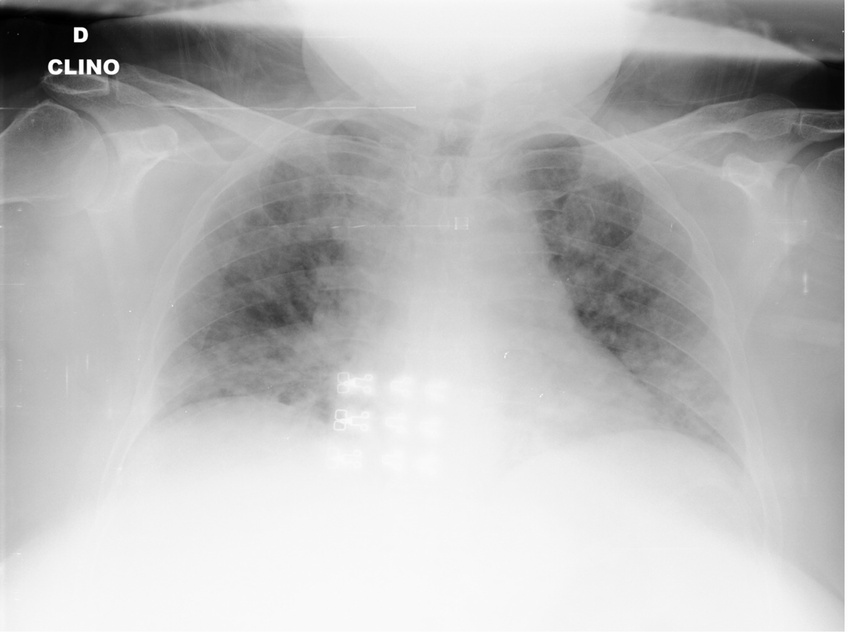
#> input picture dataset/covid/01E392EE-69F9-4E33-BFCE-E5C968654078.jpeg, 848 x 632 px, shrunk from 1989 x 1482 before the run; its folder holds only this picture in this run
$ python covid_detection.py
#> lines starting #> are read from the running program, lines starting #| are printed output that depends on the picture
import cv2
import numpy as np
from skimage.feature import local_binary_pattern
from sklearn.model_selection import train_test_split
from sklearn.svm import SVC
from sklearn.metrics import confusion_matrix, accuracy_score
import os

def extract_lbp_features(image):
    lbp = local_binary_pattern(image, P=8, R=1, method="uniform")
    (hist, _) = np.histogram(lbp.ravel(), bins=np.arange(0, 27), range=(0, 26))
    hist = hist.astype("float")
    hist /= (hist.sum() + 1e-6)
    return hist

total_files = 0
for label in ['covid', 'normal']:
    image_folder = f'dataset/{label}'
    total_files += len(os.listdir(image_folder))
#> pass 2 of the loop `for label in ['covid', 'normal']:`:

data = []
labels = []
processed_files = 0

for label in ['covid', 'normal']:
    image_folder = f'dataset/{label}'
    for filename in os.listdir(image_folder):
        processed_files += 1

        os.system('cls' if os.name == 'nt' else 'clear')
        print(f'Analisando imagem: {filename} ({processed_files}/{total_files} - {processed_files/total_files:.2%} concluído)')
        image_path = os.path.join(image_folder, filename)
        image = cv2.imread(image_path, cv2.IMREAD_GRAYSCALE)
#> image is the input picture: shape (632, 848); min 0, max 255, mean 186.8
        if image is not None:
            features = extract_lbp_features(image)
#> in extract_lbp_features, `lbp = local_binary_pattern(image, P=8, R=1, method="uniform")`:
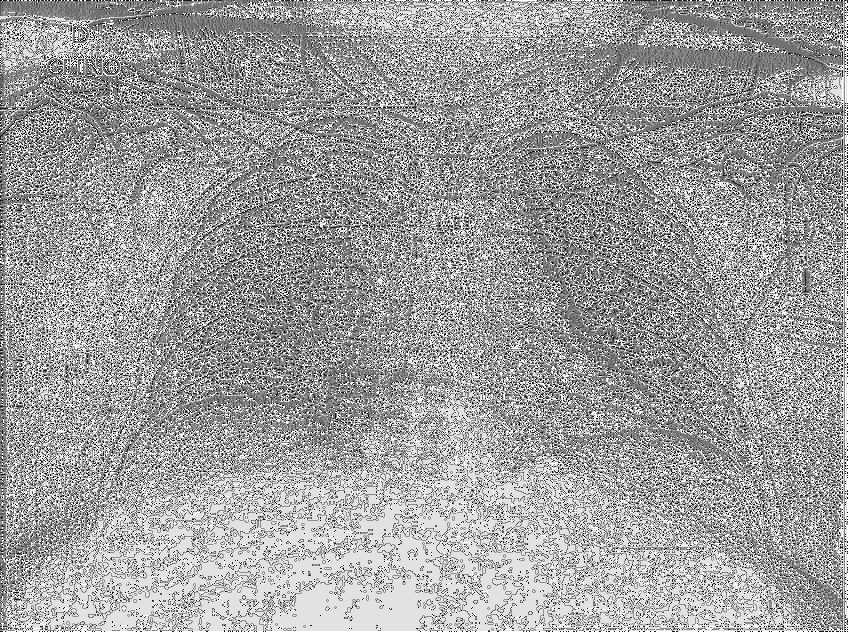
#> lbp: shape (632, 848) float64; min 0, max 9, mean 5.6; drawn with min black and max white
#> in extract_lbp_features, `(hist, _) = np.histogram(lbp.ravel(), bins=np.arange(0, 27), range=(0,..`: hist = 26 values, max 122147 at index 8, min 0 at index 10, mean 20612.9
#> in extract_lbp_features, `hist /= (hist.sum() + 1e-6)`: hist = 26 values, max 0.228 at index 8, min 0 at index 10, mean 0.0385
#> features has the same summary as hist in extract_lbp_features
            data.append(features)
            labels.append(1 if label == 'covid' else 0)
#> pass 2 of the loop `for label in ['covid', 'normal']:`:
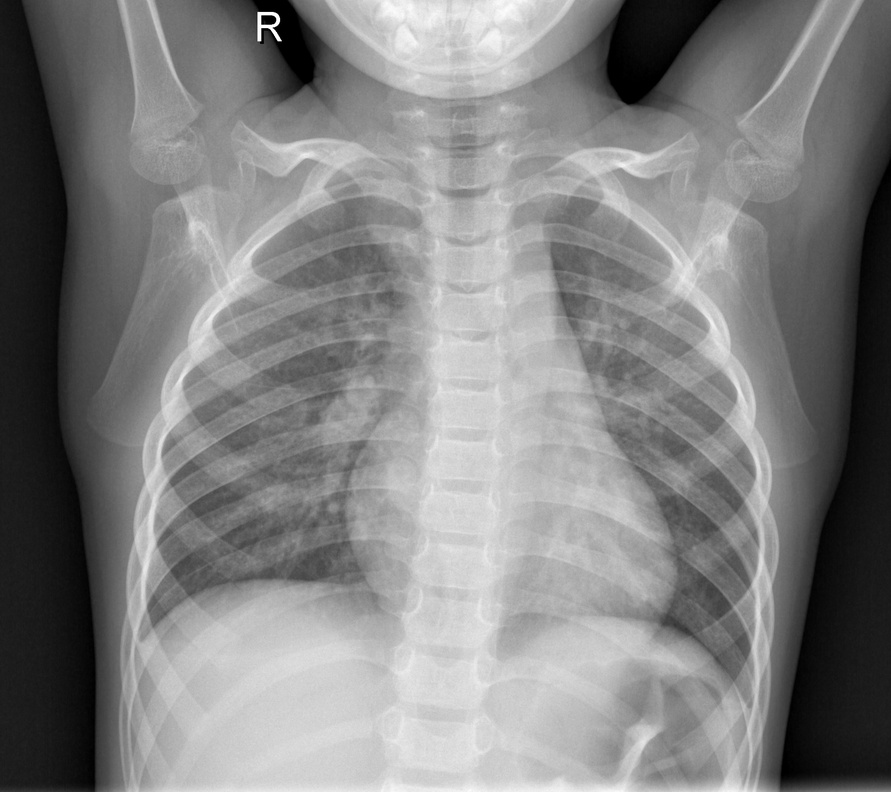
#> input picture dataset/normal/IM-0115-0001.jpeg, 891 x 792 px, shrunk from 2090 x 1858 before the run
#> image is the input picture: shape (792, 891); min 0, max 255, mean 128.9
#> in extract_lbp_features (call 2), `lbp = local_binary_pattern(image, P=8, R=1, method="uniform")`:
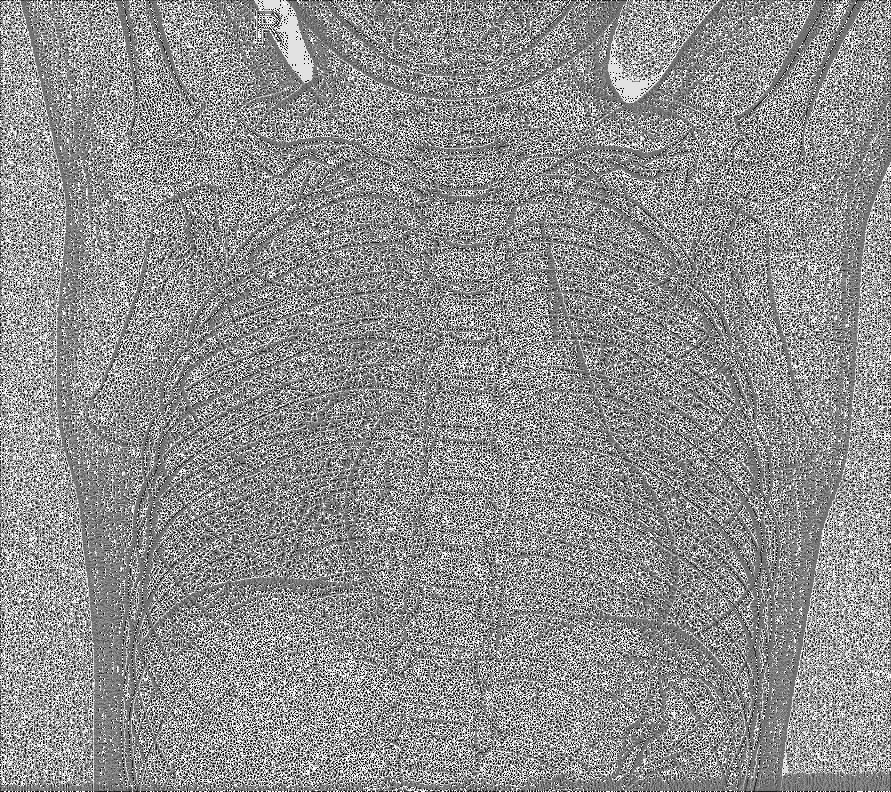
#> lbp: shape (792, 891) float64; min 0, max 9, mean 5.06; drawn with min black and max white
#> in extract_lbp_features (call 2), `(hist, _) = np.histogram(lbp.ravel(), bins=np.arange(0, 27), range=(0,..`: hist = 26 values, max 117983 at index 4, min 0 at index 10, mean 27141.2
#> in extract_lbp_features (call 2), `hist /= (hist.sum() + 1e-6)`: hist = 26 values, max 0.167 at index 4, min 0 at index 10, mean 0.0385
#> features has the same summary as hist in extract_lbp_features

data = np.array(data)
labels = np.array(labels)

X_train, X_test, y_train, y_test = train_test_split(data, labels, test_size=0.2, random_state=200)
#> y_train = [1]; y_test = [0]

svm = SVC(kernel='linear')
#> (the run stopped early here; a loop or call above may not have finished)
